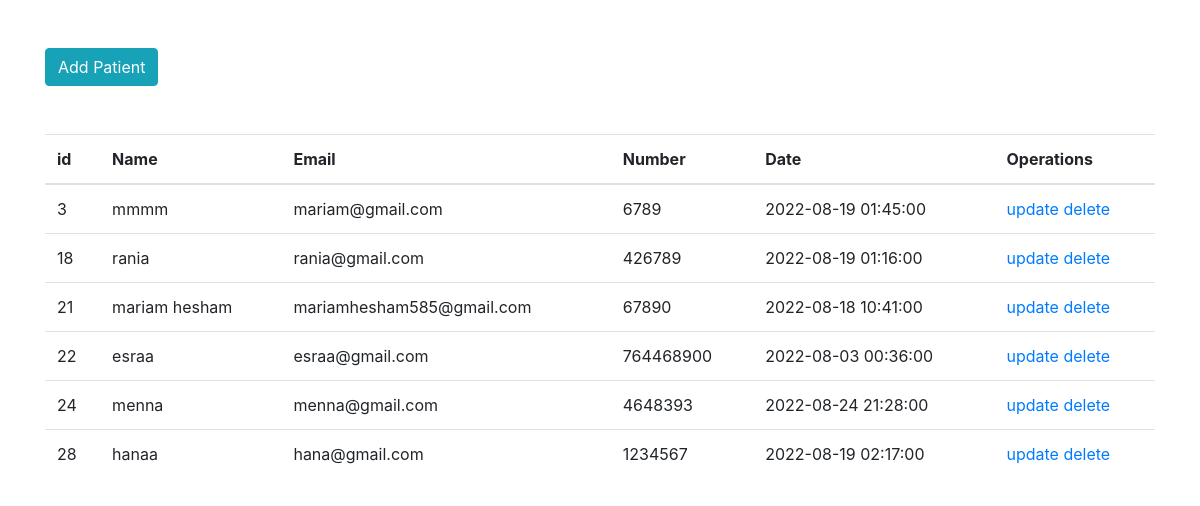
Screenshot of /display.php with the database file from the repository.
### tables this page shows
CREATE TABLE `formop` (
  `id` int(11) NOT NULL,
  `name` varchar(30) NOT NULL,
  `email` varchar(30) NOT NULL,
  `number` varchar(30) NOT NULL,
  `date` datetime NOT NULL
);

### display.php (the view, shortened to what this page needs)
<!DOCTYPE html>
<html lang="en">
<head>
    <link rel="stylesheet" href="css/all.min.css" />
    <link rel="stylesheet" href="css/bootstrap.min.css" />
    <link rel="stylesheet" href="css/style.css" />
</head>
<body>
<div class="container">
    <button type="button" class="btn btn-info my-5" ><a href="addpatient.php" style="text-decoration:none; color:white;">Add Patient</a></button>
    <table class="table">
  <thead>
    <tr>
      <th scope="col">id</th>
      <th scope="col">Name</th>
      <th scope="col">Email</th>
      <th scope="col">Number</th>
      <th scope="col">Date</th>
      <th scope="col">Operations</th>
    </tr>
  </thead>
  <tbody>
    <?php
  $servername="localhost";
$username="root";
$pass="";
$database="formoperation";
$connection=new mysqli($servername,$username,$pass,$database);
    $sql ="SELECT * FROM formop";
    $result=$connection->query($sql);
    each($result);
    while($row=$result->fetch_assoc()){
    echo"<tr>
            <td>" .$row["id"]. "</td>
            <td> " .$row["name"]. "</td>
            <td>" .$row["email"]. " </td>
            <td>" .$row["number"]. "</td>
            <td>" .$row["date"]. "</td>
            <td>
                <a  href='update.php?id=$row[id]'> update</a>
                <a  href='delete.php?id=$row[id]'> delete</a>
    </td>
    </tr>";
    }
    ?>
  </tbody>
</table>
</div>
</body>
</html>

### css/style.css (style rules this page uses)
html { overflow-x: hidden; scroll-behavior: smooth; scroll-padding-top: 20px; }

### rows the page displays
formop: id "3", name "mmmm", email "mariam@gmail.com", number "6789", date "2022-08-19 01:45:00"
formop: id "18", name "rania", email "rania@gmail.com", number "426789", date "2022-08-19 01:16:00"
formop: id "21", name "mariam hesham", email "mariamhesham585@gmail.com", number "67890", date "2022-08-18 10:41:00"
formop: id "22", name "esraa", email "esraa@gmail.com", number "764468900", date "2022-08-03 00:36:00"
formop: id "24", name "menna", email "menna@gmail.com", number "4648393", date "2022-08-24 21:28:00"
formop: id "28", name "hanaa", email "hana@gmail.com", number "1234567", date "2022-08-19 02:17:00"
